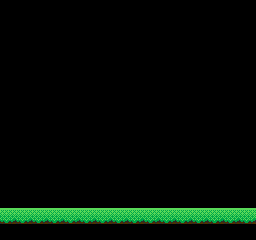

This is a level from a 2D game, rendered from its Tiled map with the project's own tilesets. A one-line summary and the complete map file follow:
An orthogonal 16x15 tile map with 16x16 px tiles, 1 tile layer (floor).

<map version="1.0" tiledversion="1.0.3" orientation="orthogonal" renderorder="right-down" width="16" height="15" tilewidth="16" tileheight="16" nextobjectid="1">
 <tileset firstgid="1" name="grass" tilewidth="16" tileheight="16" tilecount="6" columns="3">
  <image source="tile-grass.png" width="48" height="32" />
 </tileset>
 <layer name="floor" width="16" height="15">
  <data encoding="csv">
0,0,0,0,0,0,0,0,0,0,0,0,0,0,0,0,
0,0,0,0,0,0,0,0,0,0,0,0,0,0,0,0,
0,0,0,0,0,0,0,0,0,0,0,0,0,0,0,0,
0,0,0,0,0,0,0,0,0,0,0,0,0,0,0,0,
0,0,0,0,0,0,0,0,0,0,0,0,0,0,0,0,
0,0,0,0,0,0,0,0,0,0,0,0,0,0,0,0,
0,0,0,0,0,0,0,0,0,0,0,0,0,0,0,0,
0,0,0,0,0,0,0,0,0,0,0,0,0,0,0,0,
0,0,0,0,0,0,0,0,0,0,0,0,0,0,0,0,
0,0,0,0,0,0,0,0,0,0,0,0,0,0,0,0,
0,0,0,0,0,0,0,0,0,0,0,0,0,0,0,0,
0,0,0,0,0,0,0,0,0,0,0,0,0,0,0,0,
0,0,0,0,0,0,0,0,0,0,0,0,0,0,0,0,
2,2,2,2,2,2,2,2,2,2,2,2,2,2,2,2,
0,0,0,0,0,0,0,0,0,0,0,0,0,0,0,0
</data>
 </layer>
</map>
